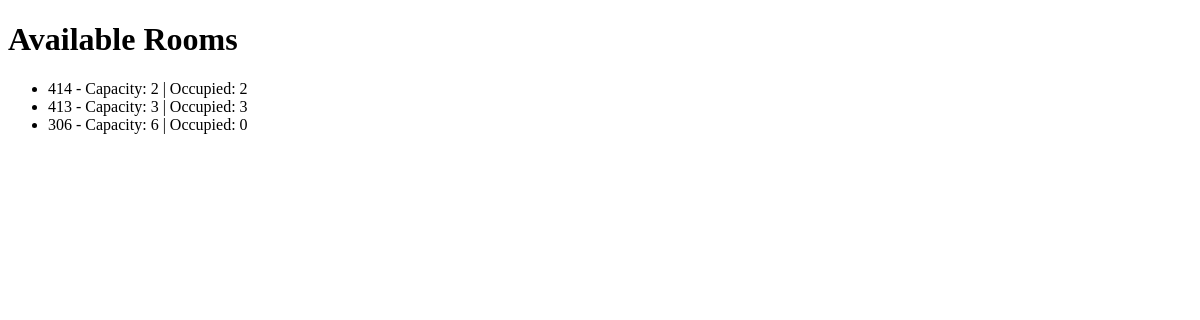
Before: / with the older database file.
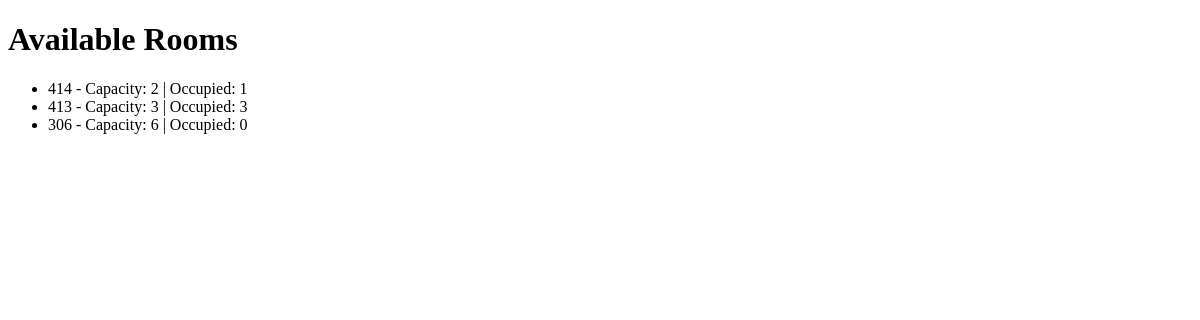
After: the same page with the newer database file.
### hostel/models.py (models this page shows, shortened)
class Room(models.Model):
    room_number = models.CharField(max_length=10, unique=True)
    capacity = models.IntegerField()
    occupied = models.IntegerField(default=0)
    issue = models.TextField(blank=True, null=True)

### hostel/views.py (the view)
# urls.py: path('', views.home, name='home'),  # Assuming you have a home view
def home(request):
    rooms = Room.objects.all()
    return render(request, 'hostel/home.html', {'rooms': rooms})

### hostel/templates/hostel/home.html (shortened to what this page needs)
<!DOCTYPE html>
<html>
<head>
</head>
<body>
    <h1>Available Rooms</h1>
    <ul>
        {% for room in rooms %}
            <li>{{ room.room_number }} - Capacity: {{ room.capacity }} | Occupied: {{ room.occupied }}</li>
        {% empty %}
            <li>No rooms available.</li>
        {% endfor %}
    </ul>
</body>
</html>

Changed rows visible on the page:
changed Room (number 1 of 3 on the later page): occupied "2" → "1"
